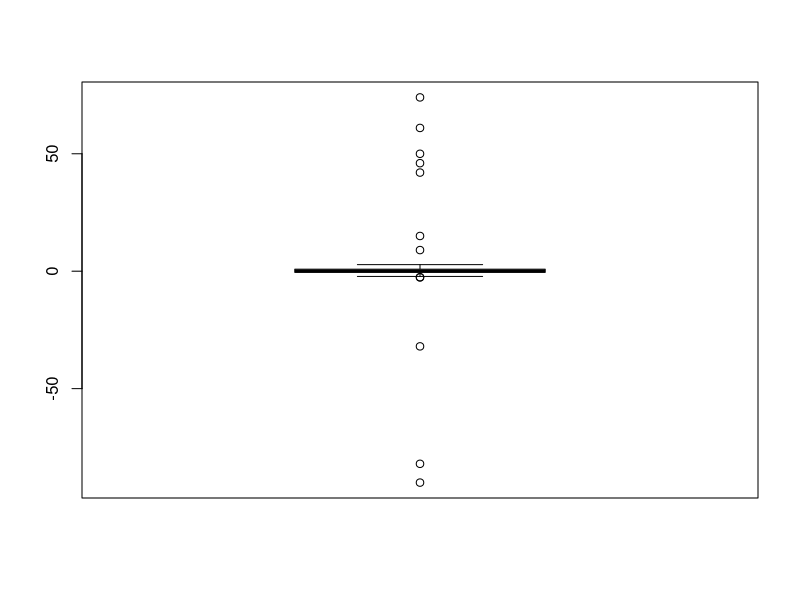
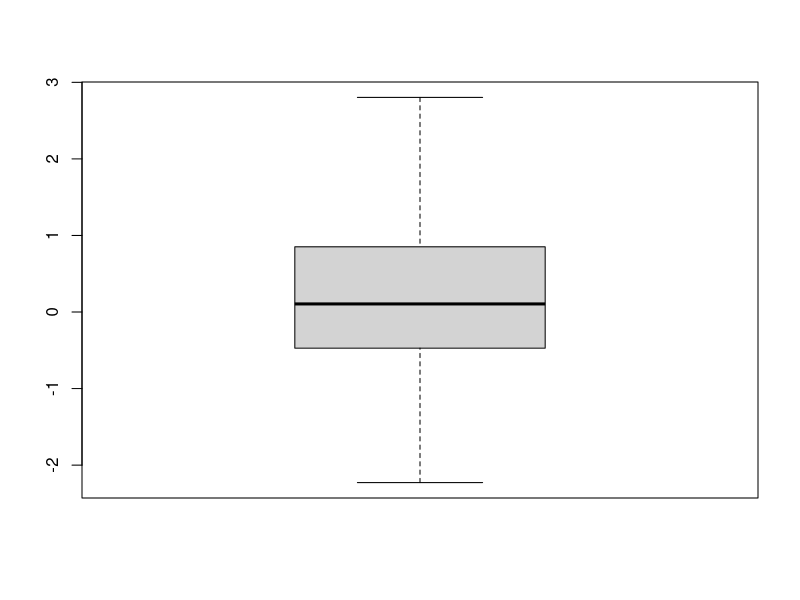

These figures' R source, in order:
#creating the data containing 500 random values

data <- rnorm(500)
print(data)
#adding 10 random outliers to this data.
data[1:10] <- c(46,9,15,-90,42,50,-82,74,61,-32)

#draw boxpolot and an outlier is defined as a data point that is located outside the whiskers of the box plot.
boxplot(data)

#remove the outlier of the provided data boxplot.stats() function in R
data <- data[!data %in% boxplot.stats(data)$out]

#draw boxplot to verify whether ouliers removed or not
boxplot(data)

